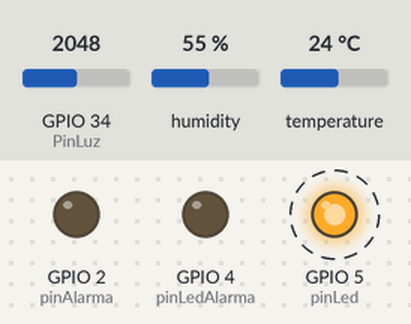
This sketch was run on a simulated ESP32. On the bench: output pins drawn as LEDs (lit = HIGH). Dashed ring = blinking. Inputs (shaded band) come from the test bench; at power-on: GPIO 34 (PinLuz) = 2048, humidity 55 %, temperature 24 °C. The local clock reads 2024-03-15 10:24:30 at power-on unless the sketch sets it; what the sketch prints to the serial monitor is not drawn.

Above: at 0.2 s.
Timing chart, 0 to 3.0 s (numbered marks = the images above):
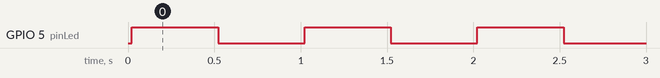

Measured:
- by itself, GPIO 5 (pinLed): alternates HIGH for 0.50 s and LOW for 0.50 s

The sketch:

Parcial2.ino
```cpp
#include "DHT.h"
#include <Arduino.h>
#include <Wire.h>
#include <RTClib.h>
#define DHTTYPE DHT11
//--------------------------------------
//%%%%%%%%%%%%%%%%%%%%%%%%%%%%%%%%%%%%%%
//Declaracion de pines
#define DHTPIN 15
#define pinAlarma 2
#define pinLedAlarma 4
#define pinLed 5
#define PinLuz 34
#define PinBoton 33
#define PinInfra  25
//Pines del reloj en el set up
//-------------------------------------
DHT dht(DHTPIN, DHTTYPE);
RTC_DS3231 rtc;
//%%%%%%%%%%%%%%%%%%%%%%%%%%%%%%%%%%%%%
//VARIABLES
typedef struct {
  float ValueTemperatura;
  float ValueHumedad;
  int ValueLuz;
  int year, month, day, hour, minute, second;
  //Cadenas para formateo--------------
  char date[11]; // "DD/MM/AAAA"
  char time[9];  // "HH:MM:SS"
  char temp[6];  // "HH.HH"
  char hum[6];   // "HH.HH"
  char luz[5];   // "LLLL"
  char contadorBotonStr[5]; // "0000"
  char contadorInfraStr[5]; // "0000"
} SensoresData; SensoresData Cadena;
//------------------------------------------------------------
//COSAS PARA LAS INTERRPCIONES
//Contador
volatile int contadorBoton = 0;
//Sensor inflarojo
volatile int contadorInfra = 0;
//Mux
portMUX_TYPE mux = portMUX_INITIALIZER_UNLOCKED;
//%%%%%%%%%%%%%%%%%%%%%%%%%%%%%%%%%%%%%%%%%%%%%%%%%%%
//Definir core
#if CONFIG_FREERTOS_UNICORE
static const BaseType_t app_cpu = 0;
#else
static const BaseType_t app_cpu = 1;
#endif
//%%%%%%%%%%%%%%%%%%%%%%%%%%%%%%%%%%%%%%%%%%%%%%%%%%%
//Retardos----------------------------
static const int rate_LED = 500;
static const int rate_LUZ = 1700;
static const int rate_Temperatura = 2300;
static const int rate_Humedad = 2600;
static const int rate_DISplay = 10000 ;
//Task--------------------------------
TaskHandle_t TaskTemperatura = NULL;
TaskHandle_t TaskHumedad = NULL;
TaskHandle_t TaskLED = NULL;
TaskHandle_t TaskLUZ = NULL;
TaskHandle_t TaskDisplay = NULL;
TaskHandle_t TaskSleep;
//%%%%%%%%%%%%%%%%%%%%%%%%%%%%%%%%%%%%%%%%%%%%%%%%%%%%%%%%%%%%%%%%%%%%%%%%%%%%%%%%%%%%
//%%%%%%%%%%%%%%%%%%%%%%%%%%%%%%%%%%%%%%%%%%%%%%%%%%%%%%%%%%%%%%%%%%%%%%%%%%%%%%%%%%%%
void setup() {
  Serial.begin(115200);
  dht.begin();
  pinMode(pinAlarma, OUTPUT);
  pinMode(pinLedAlarma, OUTPUT);
  pinMode(pinLed, OUTPUT);
  pinMode(PinLuz, INPUT);
  pinMode(PinBoton, INPUT_PULLUP);
  pinMode(PinInfra, INPUT_PULLUP);
  //-------------------------------------------
  //Reloj
  Wire.begin(21, 22); //Pines reloj
  if (!rtc.begin()) {
    Serial.println("Error al iniciar RTC");
    while (1);
  }
  //-------------------------------------------
  //%%%%%%%%%%%%%%%
  //CONFIGURAR HORA
  rtc.adjust(DateTime(2025, 3, 25, 10, 53, 0));  //YYYY, MM, DD, HH, MM, SS
  //%%%%%%%%%%%%%%%
  //TAREAS
//-------------------------------------------------------------
  xTaskCreatePinnedToCore(Temperatura,"ReadDHT",4096,NULL,configMAX_PRIORITIES-1,&TaskTemperatura,app_cpu);
  xTaskCreatePinnedToCore(Humedad,"ReadDHT",4096,NULL,configMAX_PRIORITIES-1,&TaskHumedad,app_cpu);
  xTaskCreatePinnedToCore(LED,"HighLED",1024,NULL,configMAX_PRIORITIES-1,&TaskLED,app_cpu);
  xTaskCreatePinnedToCore(LUZ,"ReadLUZ",1024,NULL,configMAX_PRIORITIES-1,&TaskLUZ,app_cpu);
  xTaskCreatePinnedToCore(DisplayData ,"ReadDHT",4096,NULL,configMAX_PRIORITIES-1,&TaskDisplay,app_cpu);
  xTaskCreatePinnedToCore(Sleep ,"SleepEsp32",4096,NULL,configMAX_PRIORITIES-2,&TaskSleep,app_cpu);
}
void loop(){}
//%%%%%%%%%%%%%%%%%%%%%%%%%%%%%%%%%%%%%%%%%%%%%%%%%%%%%%%%%%%%%%%%%%%%%%%%%%%%%%%%%%%
//%%%%%%%%%%%%%%%%%%%%%%%%%%%%%%%%%%%%%%%%%%%%%%%%%%%%%%%%%%%%%%%%%%%%%%%%%%%%%%%%%%%
//TAREAS-------------------------------------------------------
//Leer temperatura
void Temperatura(void *parameter) {
  while(1) {
   Cadena.ValueTemperatura = dht.readTemperature();
   //Alarma--------------------------------------
   if (isnan(Cadena.ValueTemperatura)) {
        digitalWrite(pinAlarma, HIGH);
        digitalWrite(pinLedAlarma, HIGH); // Encender LED de error
    } else {
        digitalWrite(pinAlarma, LOW);
        digitalWrite(pinLedAlarma, LOW); // Apagar LED si la lectura es correcta
  }
   //Formatear
   sprintf(Cadena.temp, "%02d.%02d", (int)Cadena.ValueTemperatura, (int)(Cadena.ValueTemperatura * 100) % 100);
   vTaskDelay(rate_Temperatura / portTICK_PERIOD_MS);
  }
}
//Leer humedad
void Humedad(void *parameter) {
  while(1) {
   Cadena.ValueHumedad = dht.readHumidity();
   //Alarma--------------------------------------
   if (isnan(Cadena.ValueHumedad)) {
        digitalWrite(pinAlarma, HIGH);
        digitalWrite(pinLedAlarma, HIGH); // Encender LED de error
    } else {
        digitalWrite(pinAlarma, LOW);
        digitalWrite(pinLedAlarma, LOW); // Apagar LED si la lectura es correcta
  }
   //Formatear
   sprintf(Cadena.hum, "%02d.%02d", (int)Cadena.ValueHumedad, (int)(Cadena.ValueHumedad * 100) % 100);
   vTaskDelay(rate_Humedad / portTICK_PERIOD_MS);
  }
}
//Led que se enciende y se apaga
void LED(void *parameter) {
  while(1) {
   digitalWrite(pinLed, HIGH);
   vTaskDelay(rate_LED / portTICK_PERIOD_MS);
   digitalWrite(pinLed, LOW);
   vTaskDelay(rate_LED / portTICK_PERIOD_MS);
  }
}
//leer luz
void LUZ(void *parameter) {
  while(1) {
   Cadena.ValueLuz = analogRead(PinLuz);
   //Formatear
   sprintf(Cadena.luz, "%04d", Cadena.ValueLuz);
   vTaskDelay(rate_LUZ / portTICK_PERIOD_MS);
  }
}
void Sleep(void *parameter) {
  while(1) {
    ulTaskNotifyTake(pdTRUE, portMAX_DELAY);

    // Configurar wakeup por TIMER (10 segundos)
    esp_sleep_enable_timer_wakeup(10 * 1000000);

    // CONGIFIGURAR WAKE UP
    esp_sleep_enable_ext0_wakeup(gpio_num_t(PinBoton), LOW); //Boton EXT1
    esp_sleep_enable_ext1_wakeup((1ULL << PinInfra), ESP_EXT1_WAKEUP_ALL_LOW); //infra EXT0
    // Entrar en modo light sleep
    esp_light_sleep_start();

    // Verificar qué fuente de wakeup activó el despertar
    esp_sleep_wakeup_cause_t causa = esp_sleep_get_wakeup_cause();
    //---------------------------------------------------------------
    //CONTADORES
    //Infra
    if (causa == ESP_SLEEP_WAKEUP_EXT1) {
      portENTER_CRITICAL(&mux);
      contadorInfra++;
      portEXIT_CRITICAL(&mux);
    }
    //Boton
    if (causa == ESP_SLEEP_WAKEUP_EXT0) {
      portENTER_CRITICAL(&mux);
      contadorBoton++;
      portEXIT_CRITICAL(&mux);
    }
  }
}
//Desplegar datos y trama
void DisplayData(void *parameter) {
  while(1) {
   //Reloj------------------------------------------------
   DateTime now = rtc.now();// Leer la hora actual
   Cadena.year = now.year();
   Cadena.month = now.month();
   Cadena.day = now.day();
   Cadena.hour = now.hour();
   Cadena.minute = now.minute();
   Cadena.second = now.second();
   //FORMATEO
   //Hora
   sprintf(Cadena.date, "%02d/%02d/%04d", Cadena.day, Cadena.month, Cadena.year);
   sprintf(Cadena.time, "%02d:%02d:%02d", Cadena.hour, Cadena.minute, Cadena.second);
   //Interrupciones
   sprintf(Cadena.contadorBotonStr, "%04d", contadorBoton);
   sprintf(Cadena.contadorInfraStr, "%04d", contadorInfra);
   //---------------------------------------------------------
   //Imprimir datos (temporarl, borrar antes de la entrega)
   Serial.println("%%%%%%%%%%%%%%%%%%%%%%%%%%%%%%%%%%%%%%%%%%%%%%%%%%%%%%%%%%");

   Serial.print("Fecha: ");
   Serial.print(Cadena.date);
   Serial.print("  Hora: ");
   Serial.println(Cadena.time);
   Serial.print("Humidity: ");
   Serial.print(Cadena.hum);
   Serial.print("||");
   Serial.print("Temperature: ");
   Serial.print(Cadena.temp);
   Serial.print("°C");
   Serial.print("||");
   Serial.print("Luz: ");
   Serial.println(Cadena.luz);
   Serial.println("------------------------------------------------------------");
   Serial.print("Pulsaciones: ");
   Serial.print(Cadena.contadorBotonStr);
   Serial.print("||");
   Serial.print("Interrpciones inflarojo: ");
   Serial.println(Cadena.contadorInfraStr);

   Serial.println("%%%%%%%%%%%%%%%%%%%%%%%%%%%%%%%%%%%%%%%%%%%%%%%%%%%%%%%%%%");
   //-----------------------------------------------
   //TRAMA: 45 caracteres tiene la trama:(gracias al formateo siempre tendra 45 caracteres)
    Serial.print("$$");
    Serial.print(Cadena.date);Serial.print(",");
    Serial.print(Cadena.time);Serial.print(",");
    Serial.print(Cadena.hum); Serial.print(",");
    Serial.print(Cadena.temp); Serial.print(",");
    Serial.print(Cadena.luz); Serial.print(",");
    Serial.print(Cadena.contadorBotonStr); Serial.print(",");
    Serial.print(Cadena.contadorInfraStr);
    Serial.println("$$");
    Serial.println("------------------------------------------------------------");
    //----------------------------------------------
    Serial.println(" ");
    Serial.println(" ");
    Serial.println(" ");
    vTaskDelay(rate_DISplay / portTICK_PERIOD_MS);
    xTaskNotifyGive(TaskSleep);  // Llama a Sleep
  }
}
```
